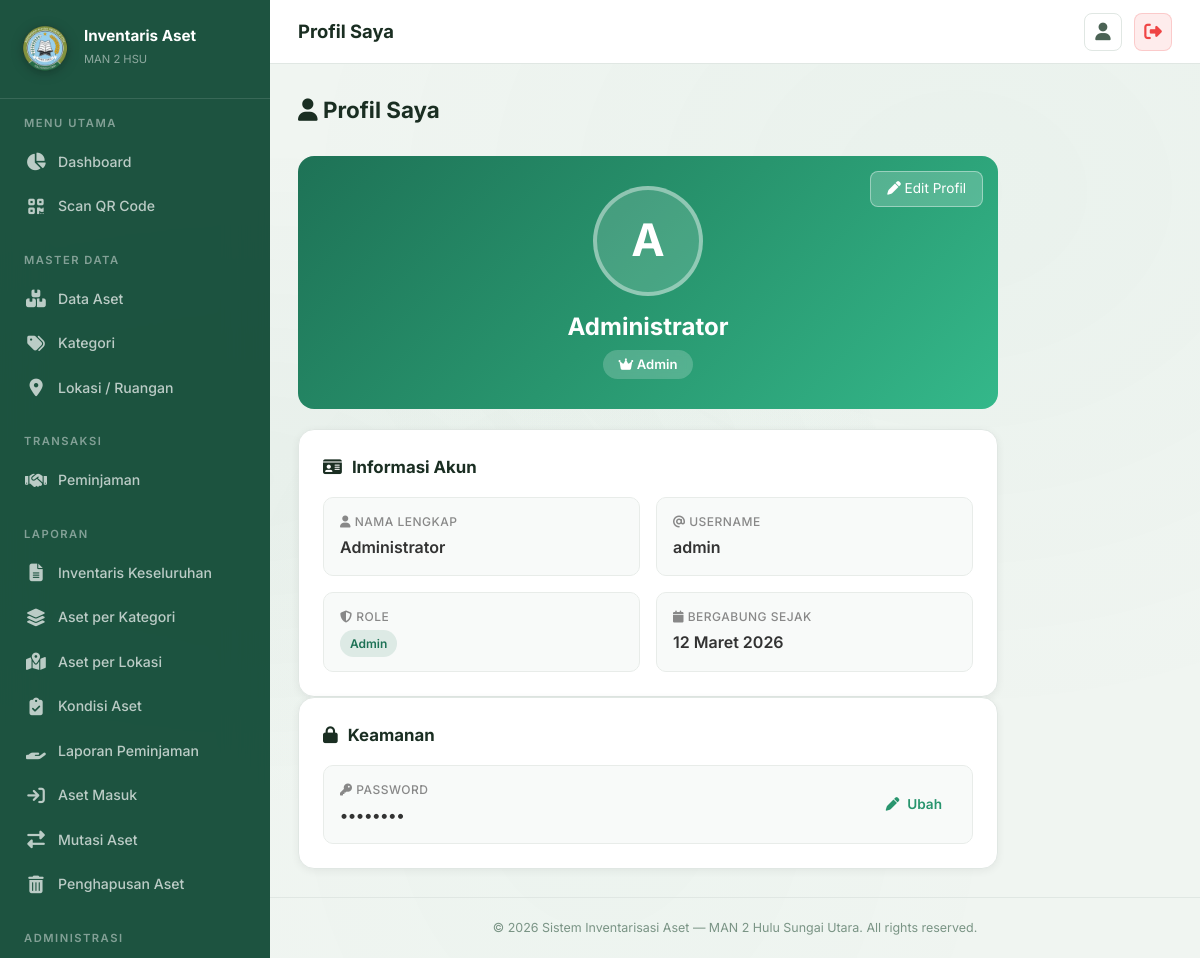
Before: /pages/profil.php (signed in) with the older database file.
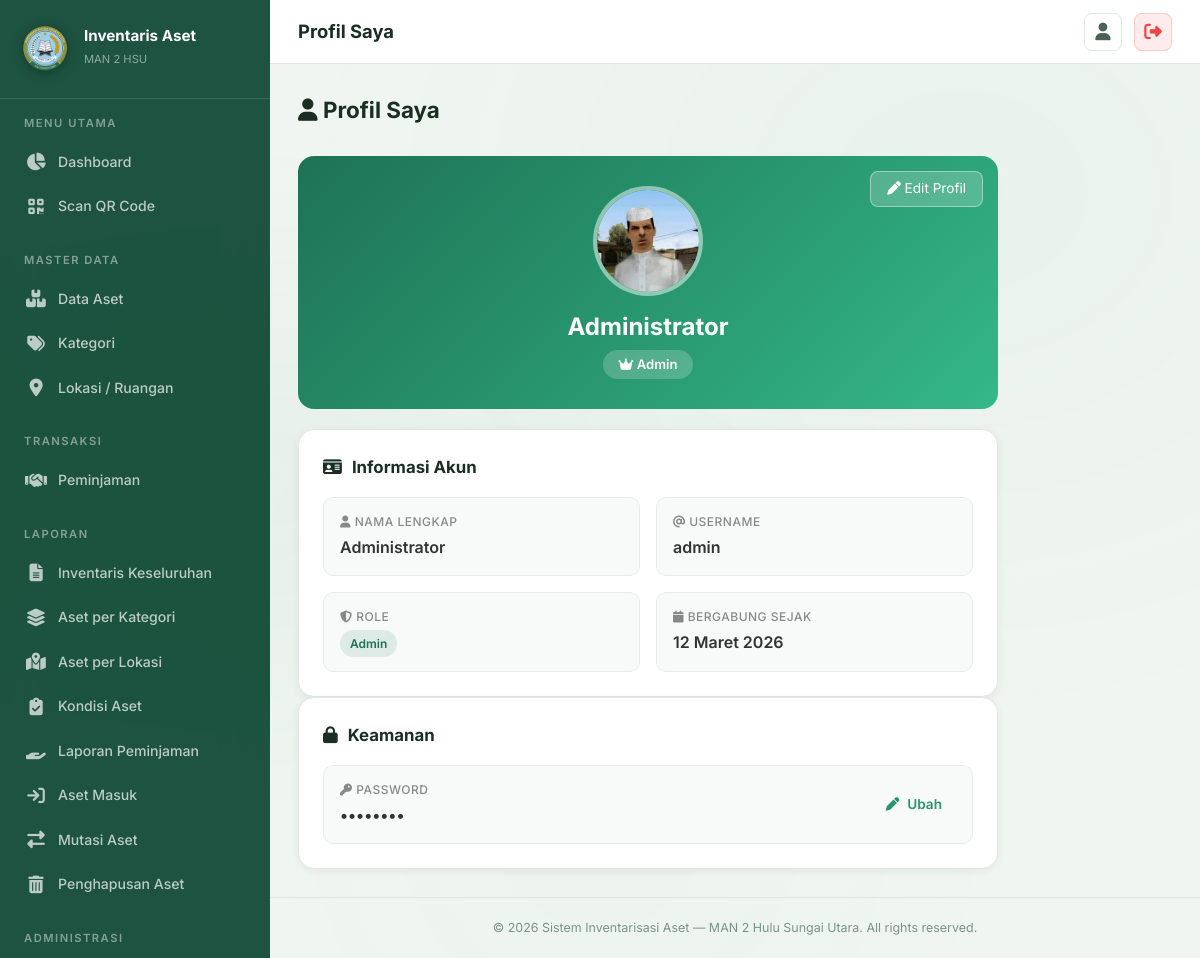
After: the same page with the newer database file.
### tables this page shows
CREATE TABLE `users` (
  `id` int NOT NULL,
  `nama` varchar(100) NOT NULL,
  `username` varchar(50) NOT NULL,
  `password` varchar(255) NOT NULL,
  `role` enum('admin','petugas') NOT NULL DEFAULT 'petugas',
  `foto` varchar(255) DEFAULT NULL,
  `created_at` timestamp NULL DEFAULT CURRENT_TIMESTAMP
);

### pages/profil.php (the view, shortened to what this page needs)
<?php
$pdo = getConnection();
$stmt = $pdo->prepare("SELECT * FROM users WHERE id = ?");
$stmt->execute([$_SESSION['user_id']]);
$user = $stmt->fetch();
$editMode = isset($_GET['edit']);
$createdAt = isset($user['created_at']) ? date('d F Y', strtotime($user['created_at'])) : '-';
$bulanIndo = ['January'=>'Januari','February'=>'Februari','March'=>'Maret','April'=>'April','May'=>'Mei','June'=>'Juni','July'=>'Juli','August'=>'Agustus','September'=>'September','October'=>'Oktober','November'=>'November','December'=>'Desember'];
foreach ($bulanIndo as $en => $id) {
    $createdAt = str_replace($en, $id, $createdAt);
}
require_once __DIR__ . '/../includes/header.php';
require_once __DIR__ . '/../includes/sidebar.php';
?>
<div class="page-header">
    <div><h2><i class="fas fa-user"></i> Profil Saya</h2></div>
</div>
<div class="profile-container">
<?php if (!$editMode): ?>
    <div class="profile-header-card animate-fadeInUp">
        <a href="?edit=1" class="btn-edit-profil"><i class="fas fa-pen"></i> Edit Profil</a>
        <div class="profile-avatar">
            <?php if ($user['foto'] && file_exists(__DIR__ . '/../assets/uploads/' . $user['foto'])): ?>
                <img src="/inventaris-aset-man2hsu/assets/uploads/<?= htmlspecialchars($user['foto']) ?>" alt="Foto Profil">
            <?php else: ?>
                <?= strtoupper(substr($user['nama'], 0, 1)) ?>
            <?php endif; ?>
        </div>
        <div class="profile-name"><?= htmlspecialchars($user['nama']) ?></div>
        <div class="profile-role">
            <i class="fas fa-<?= $user['role'] === 'admin' ? 'crown' : 'user-shield' ?>"></i>
            <?= ucfirst($user['role']) ?>
        </div>
    </div>
    <div class="card animate-fadeInUp" style="animation-delay:.1s">
        <div class="card-body">
            <h4 style="margin-top:0;margin-bottom:16px;font-size:1.05rem;">
                <i class="fas fa-id-card" style="color:var(--primary);margin-right:6px;"></i> Informasi Akun
            </h4>
            <div class="detail-grid">
                <div class="detail-item">
                    <div class="detail-label"><i class="fas fa-user"></i> Nama Lengkap</div>
                    <div class="detail-value"><?= htmlspecialchars($user['nama']) ?></div>
                </div>
                <div class="detail-item">
                    <div class="detail-label"><i class="fas fa-at"></i> Username</div>
                    <div class="detail-value"><?= htmlspecialchars($user['username']) ?></div>
                </div>
                <div class="detail-item">
                    <div class="detail-label"><i class="fas fa-shield-halved"></i> Role</div>
                    <div class="detail-value">
                        <span class="badge badge-<?= $user['role'] === 'admin' ? 'primary' : 'info' ?>">
                            <?= ucfirst($user['role']) ?>
                        </span>
                    </div>
                </div>
                <div class="detail-item">
                    <div class="detail-label"><i class="fas fa-calendar"></i> Bergabung Sejak</div>
                    <div class="detail-value"><?= $createdAt ?></div>
                </div>
            </div>
        </div>
    </div>
    <div class="card animate-fadeInUp" style="animation-delay:.15s">
        <div class="card-body">
            <h4 style="margin-top:0;margin-bottom:16px;font-size:1.05rem;">
                <i class="fas fa-lock" style="color:var(--primary);margin-right:6px;"></i> Keamanan
            </h4>
            <div class="detail-item" style="display:flex;align-items:center;justify-content:space-between;">
                <div>
                    <div class="detail-label"><i class="fas fa-key"></i> Password</div>
                    <div class="detail-value">••••••••</div>
                </div>
                <a href="?edit=1" class="btn btn-outline" style="font-size:.85rem;padding:6px 14px;">
                    <i class="fas fa-pen"></i> Ubah
                </a>
            </div>
        </div>
    </div>
<?php endif; ?>
</div>
<?php require_once __DIR__ . '/../includes/footer.php'; ?>

Changed rows visible on the page:
changed users "Administrator": foto: picture added; nama "A" → (not shown)
